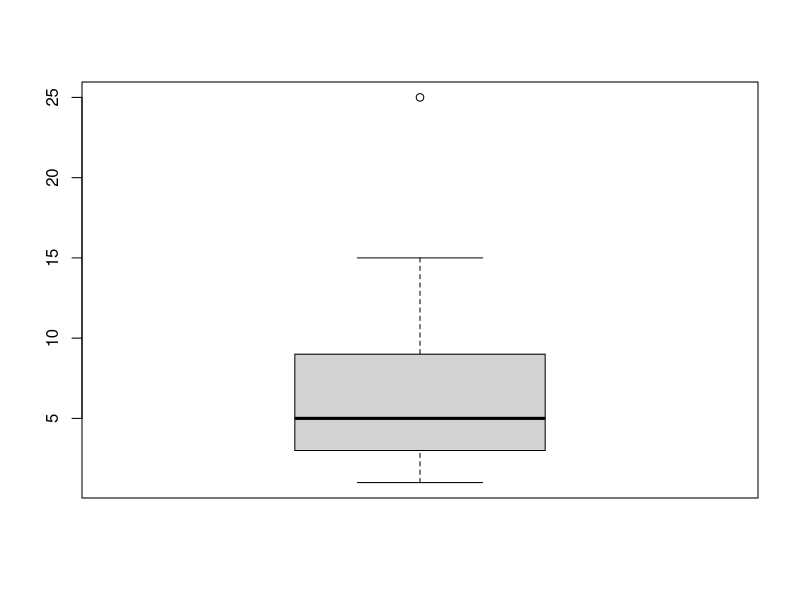
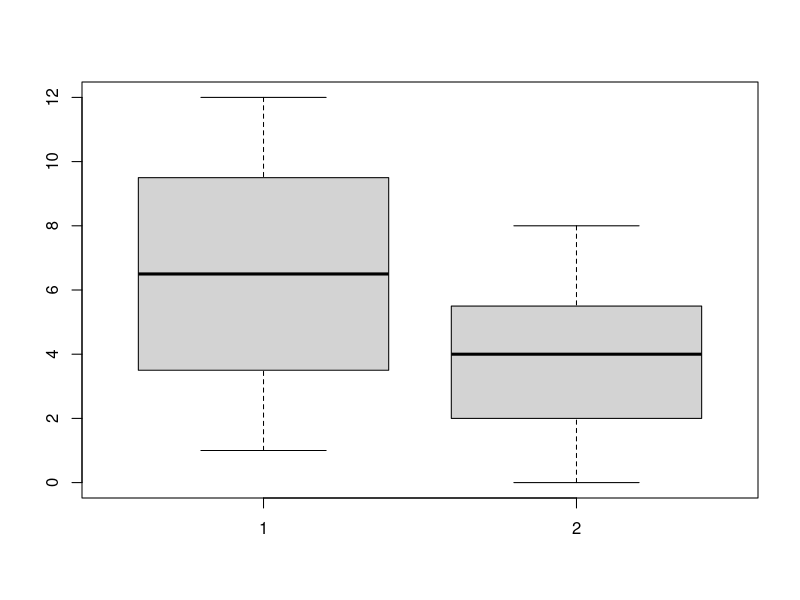
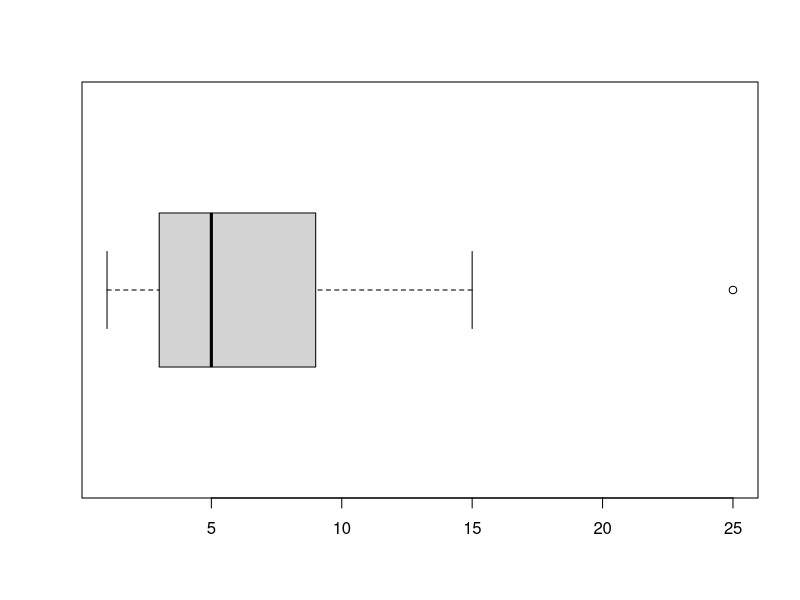
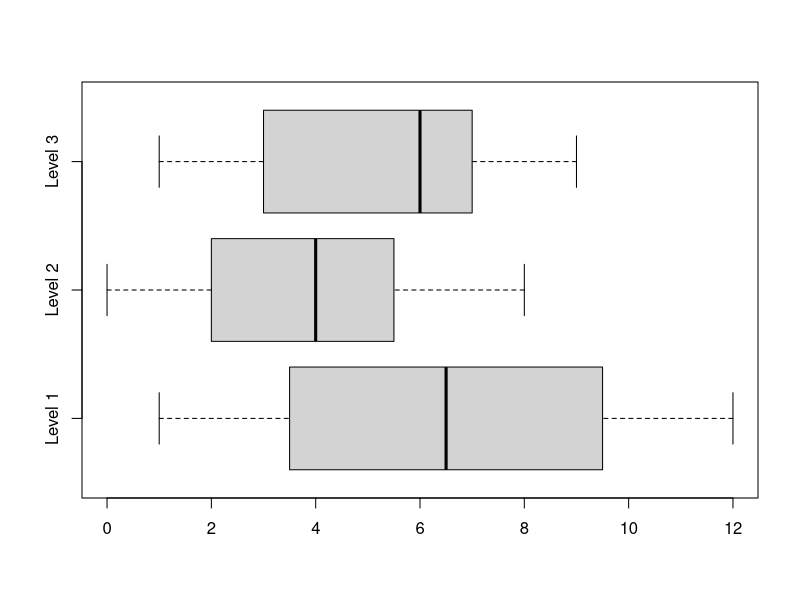
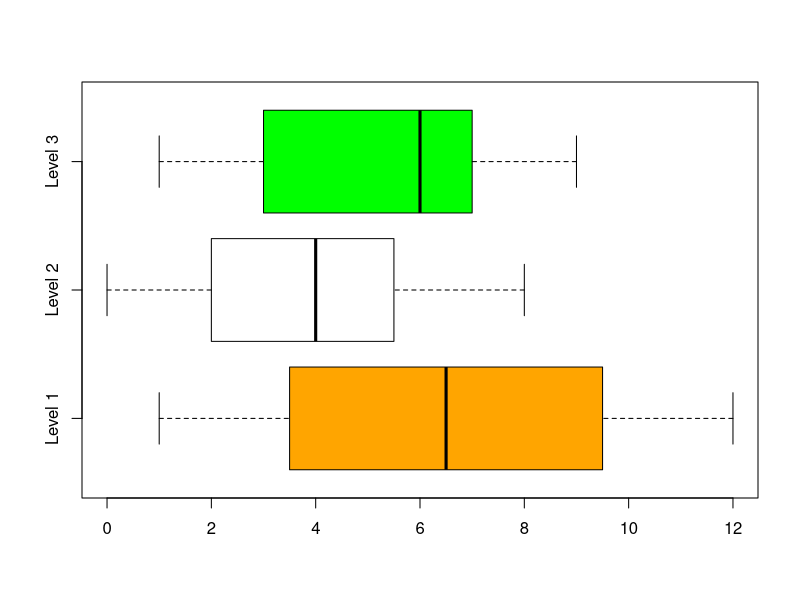

Generate these figures, in order, with R:
#Draw a box plot.
x=c(1,2,3,3,4,5,5,7,9,9,15,25)
boxplot(x)

#Draw multiple box plot.
x=c(1,2,3,4,5,6,7,8,9,10,11,12)
y=c(5,7,8,6,3,4,1,5,2,3,6,4,2,0,1)
boxplot(x,y)

#Changing the orientation horizontally.
x=c(1,2,3,3,4,5,5,7,9,9,15,25)
boxplot(x,horizontal=TRUE)

#For adding Labels and graph name.
x=c(1,2,3,4,5,6,7,8,9,10,11,12)
y=c(5,7,8,6,3,4,1,5,2,3,6,4,2,0,1)
a=c(1,2,3,6,6,6,7,8,9)
boxplot(x,y,a,horizontal=TRUE,names=c("Level 1","Level 2","Level 3"))

#For adding colors in boxplot.
boxplot(x,y,a,horizontal=TRUE,names=c("Level 1","Level 2","Level 3"),col=c("Orange","White","Green"))

